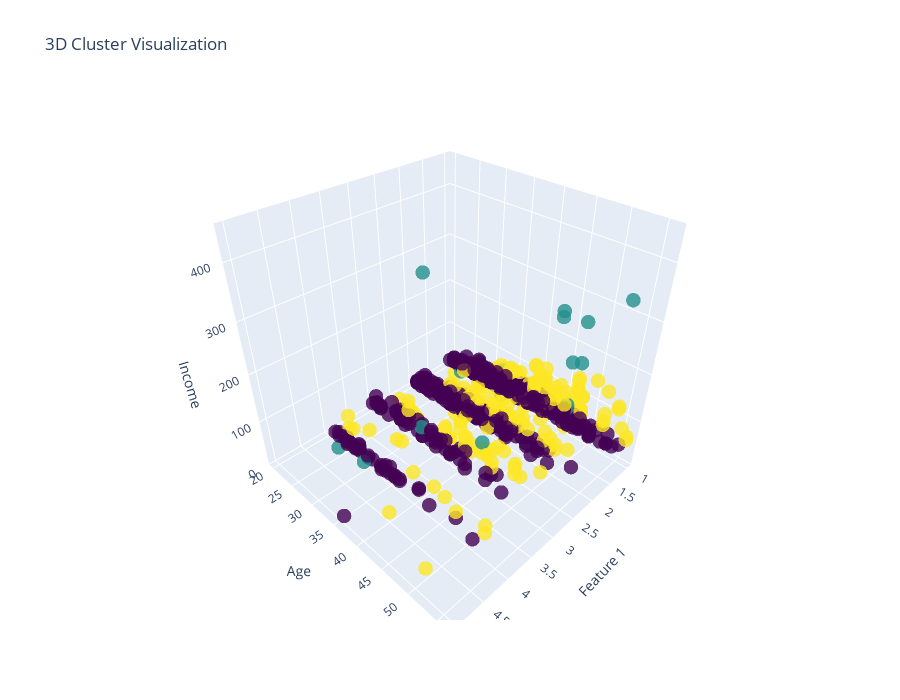

Source (notebook cell):
### Code cell
# 1. First, import and initialize
import plotly.express as px
import plotly.graph_objects as go
from plotly.offline import init_notebook_mode, iplot
init_notebook_mode(connected=True)

# 2. Create the plot
fig = go.Figure(data=[go.Scatter3d(
    x=X[:, 1],
    y=X[:, 0],
    z=X[:, 3],
    mode='markers',
    marker=dict(
        size=5,
        color=labels,
        colorscale='Viridis',
        opacity=0.8
    )
)])

fig.update_layout(
    title='3D Cluster Visualization',
    scene=dict(
        xaxis_title='Feature 1',
        yaxis_title='Age',
        zaxis_title='Income'
    ),
    width=900,
    height=700
)

# 3. Display using iplot instead of show()
iplot(fig)

### Figure 1 — Plotly figure (JSON) as saved in the notebook; plotly's stock layout.template omitted (floating-point values rounded to 4 significant figures; data arrays with more than 128 entries replaced by an {"elided": "..."} marker saying what was removed)
{"data": [{"marker": {"color": {"elided": "850 int values"}, "colorscale": [[0, "#440154"], [0.1111, "#482878"], [0.2222, "#3e4989"], [0.3333, "#31688e"], [0.4444, "#26828e"], [0.5556, "#1f9e89"], [0.6667, "#35b779"], [0.7778, "#6ece58"], [0.8889, "#b5de2b"], [1, "#fde725"]], "opacity": 0.8, "size": 5}, "mode": "markers", "type": "scatter3d", "x": {"elided": "850 int values"}, "y": {"elided": "850 int values"}, "z": {"elided": "850 int values"}}], "layout": {"height": 700, "scene": {"xaxis": {"title": {"text": "Feature 1"}}, "yaxis": {"title": {"text": "Age"}}, "zaxis": {"title": {"text": "Income"}}}, "title": {"text": "3D Cluster Visualization"}, "width": 900}}
